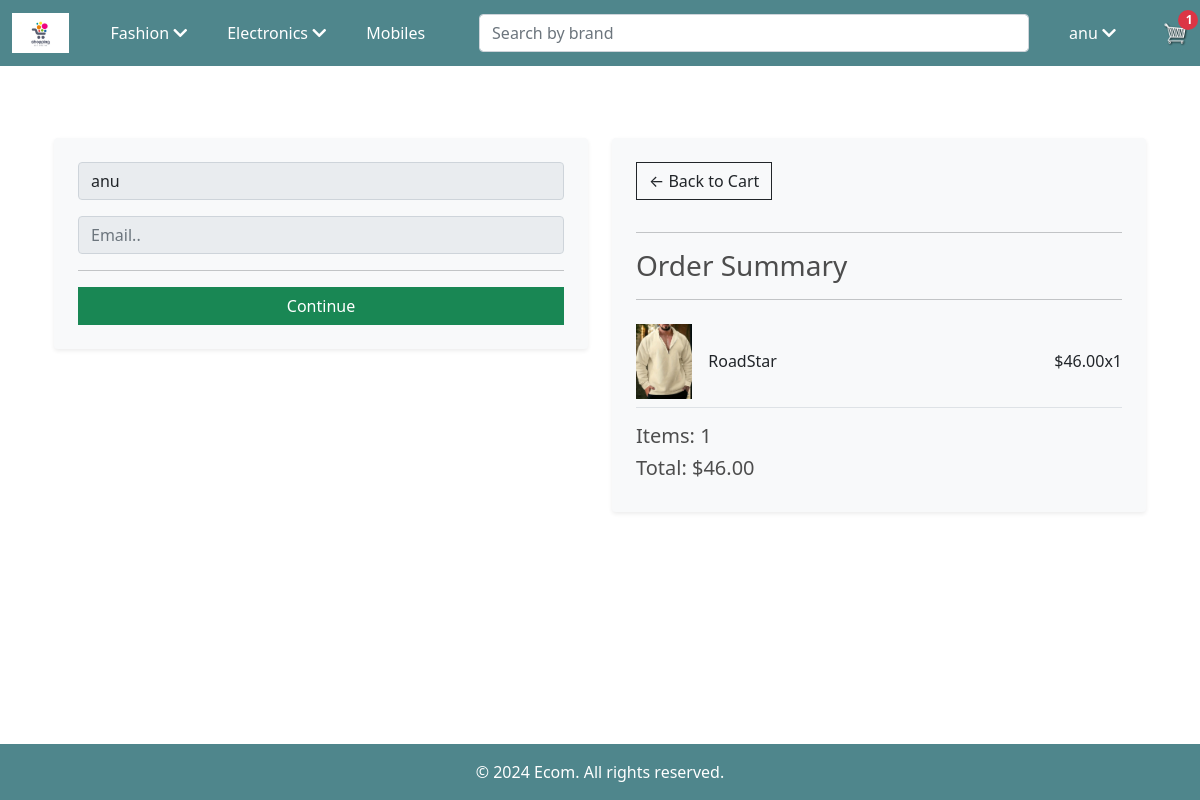
Screenshot of /checkout/ (signed in) with the database file from the repository.
### store/models.py (models this page shows, shortened)
class OrderItem(models.Model):
    STATUS_CHOICES = (
        ('pending', 'Pending'),
        ('processed', 'Processed'),
        ('shipped', 'Shipped'),
        ('delivered', 'Delivered'),
        ('canceled', 'Canceled'),
    )
    user = models.ForeignKey(User, on_delete=models.SET_NULL, null=True)
    product = models.ForeignKey('Product', on_delete=models.SET_NULL, null=True)
    order = models.ForeignKey('Order', on_delete=models.SET_NULL, null=True)
    quantity = models.IntegerField(default=0, null=True, blank=True)
    date_added = models.DateTimeField(auto_now_add=True)
    status = models.CharField(max_length=20, choices=STATUS_CHOICES, default='pending')
    @property
    def get_total(self):
        total = self.product.price * self.quantity
        return total

class Product(models.Model):
    CATEGORY_CHOICES = (
        ('mobile', 'Mobiles'),
        ('m_shirts', 'MensShirts'),
        ('m_tshirt', 'MensTShirts'),
        ('m_jeans', 'MensJeans'),
        ('m_hoodies', 'MensHoodies'),
        ('m_shoes', 'MensShoes'),
        ('w_shirts', 'WomenShirts'),
        ('w_tshirt', 'WomenTShirts'),
        ('w_jeans', 'WomenJeans'),
        ('w_hoodies', 'WomenHoodies'),
        ('w_shoes', 'WomenShoes'),
        ('laptops', 'Laptop'),
        ('smartwatch', 'SmartWatch'),
        ('headphones', 'HeadPhones'),
        ('refrigerator', 'Refrigerator'),
        ('camera', 'Camera'),
    )
    name = models.CharField(max_length=200)
    price = models.FloatField()
    category = models.CharField(choices=CATEGORY_CHOICES, max_length=200, default='mobile')
    brand = models.CharField(max_length=100, null=True, blank=True)
    digital = models.BooleanField(default=False, null=True, blank=True)
    image = models.ImageField(null=True, blank=True)
    @property
    def imageURL(self):
        try:
            url = self.image.url
        except:
            url = ''
        return url

class Order(models.Model):
    user = models.ForeignKey(User, on_delete=models.SET_NULL, null=True, blank=True)
    date_ordered = models.DateTimeField(auto_now_add=True)
    complete = models.BooleanField(default=False)
    transaction_id = models.CharField(max_length=100, null=True)
    @property
    def shipping(self):
        shipping = False
        orderitems = self.orderitem_set.all()
        for item in orderitems:
            if not item.product.digital:
                shipping = True
        return shipping
    @property
    def get_cart_total(self):
        orderitems = self.orderitem_set.all()
        total = sum([item.get_total for item in orderitems])
        return total
    @property
    def get_cart_items(self):
        orderitems = self.orderitem_set.all()
        total = sum([item.quantity for item in orderitems])
        return total

### store/views.py (the view)
# urls.py: path('checkout/', views.checkout, name="checkout"),
@login_required(login_url='/login/')
def checkout(request):
    try:
        data = get_cart_data(request)
        cartItems = data.get('cartItems', 0)
        order = data.get('order', None)
        items = data.get('items', [])
        context = {
            'items': items,
            'order': order,
            'cartItems': cartItems,
        }
        return render(request, 'store/checkout.html', context)
    except Exception as e:
        return JsonResponse({'error': str(e)}, status=500)

### store/utils.py (called while the page is built)
def get_cart_data(request):
    if request.user.is_authenticated:
        user = request.user
        order, created = Order.objects.get_or_create(user=user, complete=False)
        items = order.orderitem_set.all()
        cartItems = order.get_cart_items
    else:
        cookieData = cookie_cart(request)
        cartItems = cookieData.get('cartItems', 0)
        order = cookieData.get('order', {'get_cart_total': 0, 'get_cart_items': 0, 'shipping': False})
        items = cookieData.get('items', [])
    has_items = cartItems > 0
    return {'cartItems': cartItems, 'order': order, 'items': items, 'has_items': has_items}

### store/templates/store/checkout.html (shortened to what this page needs)
{% extends 'store/main.html' %}
{% load static %}
{% block content %}
<div class="container my-4">
    <div class="row">
        <div class="col-lg-6">
            <div class="box-element bg-light p-4 rounded shadow-sm" id="form-wrapper">
                <form id="form">
                    {% if user.is_authenticated %}
                    <div id="user-info">
                        <div class="mb-3">
                            <input required class="form-control" type="text" name="name" disabled placeholder="Name.."
                                   value="{{ user.username }}">
                        </div>
                        <div class="mb-3">
                            <input required class="form-control" type="email" name="email" disabled
                                   placeholder="Email.." value="{{ user.email }}">
                        </div>
                    </div>
                    {% endif %}
                    <hr>
                    <input id="form-button" class="btn btn-success w-100" type="submit" value="Continue">
                </form>
            </div>
            <br>
        </div>
        <div class="col-lg-6">
            <div class="box-element bg-light p-4 rounded shadow-sm">
                <a class="btn btn-outline-dark mb-3" href="{% url 'cart' %}">&#x2190; Back to Cart</a>
                <hr>
                <h3>Order Summary</h3>
                <hr>
                {% for item in items %}
                <div class="d-flex align-items-center border-bottom py-2">
                    <div class="flex-shrink-0 me-3">
                        <img class="img-fluid" src="{{item.product.imageURL}}" alt="{{item.product.name}}"
                             style="max-width: 100px; max-height: 75px; object-fit: cover;">
                    </div>
                    <div class="flex-grow-1">{{item.product.name}}</div>
                    <div class="text-center">${{item.product.price|floatformat:2}}</div>
                    <div class="text-center">x{{item.quantity}}</div>
                </div>
                {% endfor %}
                <h5 class="mt-3">Items: {{order.get_cart_items}}</h5>
                <h5>Total: ${{order.get_cart_total|floatformat:2}}</h5>
            </div>
        </div>
    </div>
</div>
{% endblock %}

### store/templates/store/main.html (shortened to what this page needs)
<!DOCTYPE html>
{% load static %}
<html lang="en">
<head>
    <link href="https://cdn.jsdelivr.net/npm/bootstrap@5.0.2/dist/css/bootstrap.min.css" rel="stylesheet"
>
    <link rel="stylesheet" href="https://cdnjs.cloudflare.com/ajax/libs/font-awesome/5.15.4/css/all.min.css">
    <link rel="stylesheet" type="text/css" href="{% static 'css/main.css' %}">
</head>
<body>
<nav class="navbar navbar-expand-lg navbar-dark bg-dark fixed-top">
    <div class="container-fluid">
        <a class="navbar-brand" href="{% url 'store' %}">
            <img src="{% static 'images/ecomlogo1.jpg' %}" alt="Ecommerce Logo" class="navbar-logo">
        </a>
        <div class="collapse navbar-collapse" id="navbarSupportedContent">
            <ul class="navbar-nav me-auto mb-2 mb-lg-0">
                <li class="nav-item dropdown">
                    <a class="nav-link" href="#" id="fashionDropdown" role="button" data-bs-toggle="dropdown"
                       aria-expanded="false">
                        Fashion <i class="fas fa-chevron-down icon-down"></i>
                    </a>
                </li>
                <li class="nav-item dropdown">
                    <a class="nav-link" href="#" id="electronicsDropdown" role="button" data-bs-toggle="dropdown"
                       aria-expanded="false">
                        Electronics <i class="fas fa-chevron-down icon-down"></i>
                    </a>
                </li>
                <li class="nav-item">
                    <a class="nav-link" href="{% url 'mobiles' %}">Mobiles</a>
                </li>
            </ul>
            <div class="d-flex align-items-center">
                <form class="d-flex me-2" method="GET" action="{% url 'search' %}">
                    <div class="input-group">
                        <input class="form-control custom" type="search" name="q" id="searchInput"
                               placeholder="Search by brand" aria-label="Search" autocomplete="off">
                    </div>
                </form>
                {% if user.is_authenticated %}
                <a class="nav-link satish" href="#" id="profileDropdown" role="button" data-bs-toggle="dropdown"
                   aria-expanded="false">
                    {{ user.username }} <i class="fas fa-chevron-down icon-down"></i>
                </a>
                {% else %}
                <a href="{% url 'login' %}" class="btn btn-warning">Login</a>
                {% endif %}
                <a href="{% if user.is_authenticated %}{% url 'cart' %}{% else %}{% url 'login' %}{% endif %}"
                   class="ms-3 position-relative">
                    <img id="cart-icon" src="{% static 'images/cart.png' %}" alt="Cart">
                    <span id="cart-total"
                          class="position-absolute top-0 start-100 translate-middle badge rounded-pill bg-danger">
                        {{ cartItems }}
                    </span>
                </a>
            </div>
        </div>
    </div>
</nav>
<div class="container mt-5 pt-3">
    {% block content %}
    {% endblock %}
</div>
<footer class="bg-dark text-white text-center fixed-bottom">
    <div class="container py-3">
        <p class="mb-0">© 2024 Ecom. All rights reserved.</p>
    </div>
</footer>
</body>
</html>

### static/css/main.css (style rules this page uses)
body { background-color: white; padding-top: 50px !important; padding-bottom: 50px !important; }
h1, h2, h3, h4, h5, h6 { color: hsl(0, 0%, 30%); }
.box-element { box-shadow: 0 0 16px hsl(0, 0%, 80%); background-color: #fff; border-radius: 4px; padding: 10px; }
.bg-dark { background-color: #4f868c !important; }
#cart-icon { width: 25px; display: inline-block; margin-left: 15px; }
#cart-total { display: inline-block; text-align: center; color: #fff; background-color: red; width: 20px; height: 20px; font-size: 12px; }
.btn { border-radius: 0; }
.navbar-logo { height: 40px; max-width: 100%; padding-right: 10px; }
.navbar-brand { display: flex; align-items: center; }
.navbar-dark .nav-link { color: white !important; }
.nav-item { padding-right: 1.0rem; padding-left: 0.5rem; }

### store/templates/store/main.html (style rules this page uses)
.custom { margin-right: 1rem !important; width: 550px !important; }

### rows the page displays
OrderItem: product.imageURL (picture), product.name "RoadStar", product.price "46.00", quantity "1"
Order: get_cart_items "1", get_cart_total "46.00"

### other values shown
{{ user.username }} "anu"
{{ cartItems }} "1"
